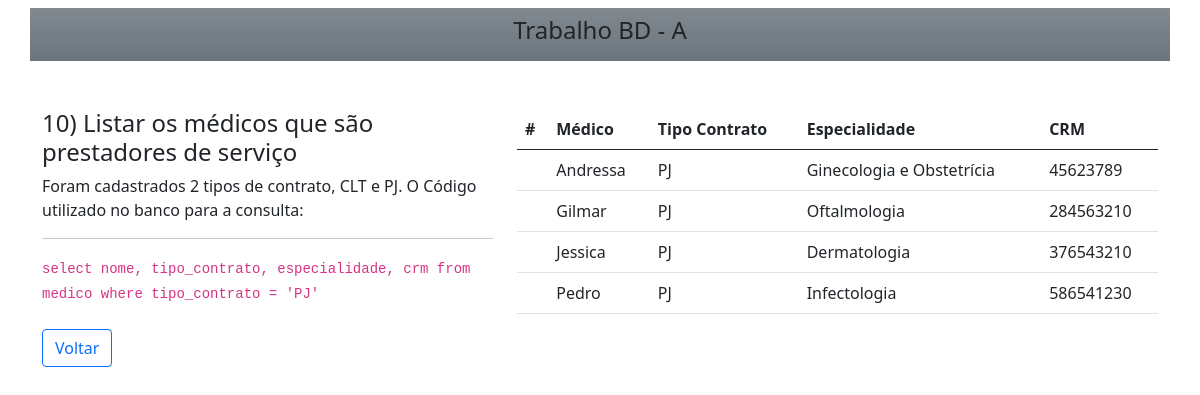
Screenshot of /pages/pagina10.php with the database file from the repository.
### tables this page shows
CREATE TABLE medico (
    nome VARCHAR(150) NOT NULL PRIMARY KEY UNIQUE,
    tipo_contrato VARCHAR(10) NOT NULL,
    estado_civil VARCHAR(15) NOT NULL,
    tipo_residencia VARCHAR(50) NOT NULL,
    escola_origem VARCHAR(50) NOT NULL,
    data_nascimento DATE NOT NULL,
    especialidade VARCHAR(100) NOT NULL,
    crm INTEGER NOT NULL
);

### src/respostas.php (called while the page is built, shortened)
<?php
class Resposta
{
    private $mysql;
    public function __construct(mysqli $mysql)
    {
        $this->mysql = $mysql;
    }
    public function resposta10(): array
    {
        $resultado = $this->mysql->query("select nome, tipo_contrato, especialidade, crm from medico where tipo_contrato = 'PJ' ");
        $respostas = $resultado->fetch_all(MYSQLI_ASSOC);
        return $respostas;
    }
}

### pages/pagina10.php (the view, shortened to what this page needs)
<?php
require '../config.php';
require '../src/respostas.php';
$resposta = new Resposta($mysql);
$respostas = $resposta->resposta10();
?>
<!DOCTYPE html>
<html lang="en">
<head>
    <link href="https://cdn.jsdelivr.net/npm/bootstrap@5.0.2/dist/css/bootstrap.min.css" rel="stylesheet">
</head>
<body>
<header>
    <div class="container bg-secondary bg-gradient">
        <div class="row justify-content-center m-2">
            <div class="col-4 p-2 text-center">
                <h4> Trabalho BD - A</h4>
            </div>
        </div>
    </div>
</header>
<section class="container mt-5">
    <div class="row">
        <div class="col-md-5">
            <div class="">
                <h4>
                    10) Listar os médicos que são prestadores de serviço
                </h4>
                <div>
                    Foram cadastrados 2 tipos de contrato, CLT e PJ. O Código utilizado no banco para a consulta:
                    <hr>
                    <code>select nome, tipo_contrato, especialidade, crm from medico where tipo_contrato = 'PJ'</code>
                </div>
            </div>
            <a class="btn btn-outline-primary mt-4" href="../index.php" role="button">Voltar</a>
        </div>
        <div class="col-md-7">
            <table class="table">
                <thead>
                <tr>
                    <th scope="col">#</th>
                    <th scope="col">Médico</th>
                    <th scope="col">Tipo Contrato</th>
                    <th scope="col">Especialidade</th>
                    <th scope="col">CRM</th>
                </tr>
                </thead>
                <tbody>
                <?php foreach ($respostas as $resposta) : ?>
                <tr>
                    <th scope="row"></th>
                    <td><?php echo $resposta['nome']; ?></td>
                    <td><?php echo $resposta['tipo_contrato']; ?></td>
                    <td><?php echo $resposta['especialidade']; ?></td>
                    <td><?php echo $resposta['crm']; ?></td>
                </tr>
                <?php endforeach; ?>
                </tbody>
            </table>
        </div>
    </div>
</section>
</body>
</html>

### rows the page displays
medico: nome "Andressa", tipo_contrato "PJ", especialidade "Ginecologia e Obstetrícia", crm "45623789"
medico: nome "Gilmar", tipo_contrato "PJ", especialidade "Oftalmologia", crm "284563210"
medico: nome "Jessica", tipo_contrato "PJ", especialidade "Dermatologia", crm "376543210"
medico: nome "Pedro", tipo_contrato "PJ", especialidade "Infectologia", crm "586541230"
